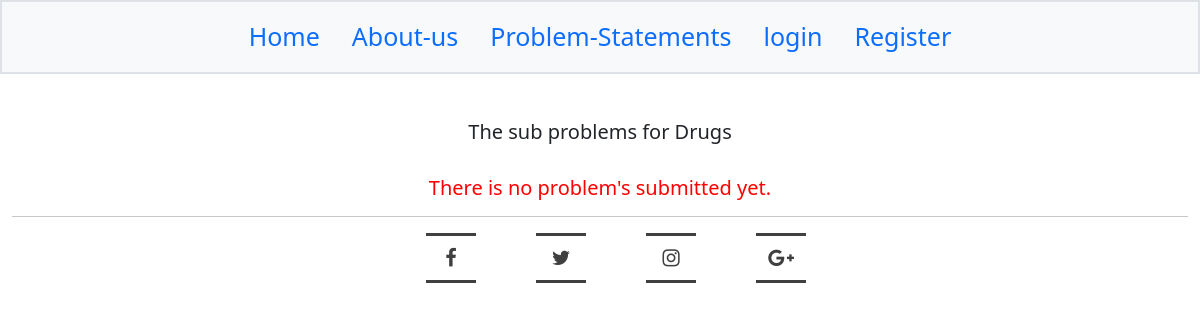
The app's page /problem_statements/2/view-problems/, older data.
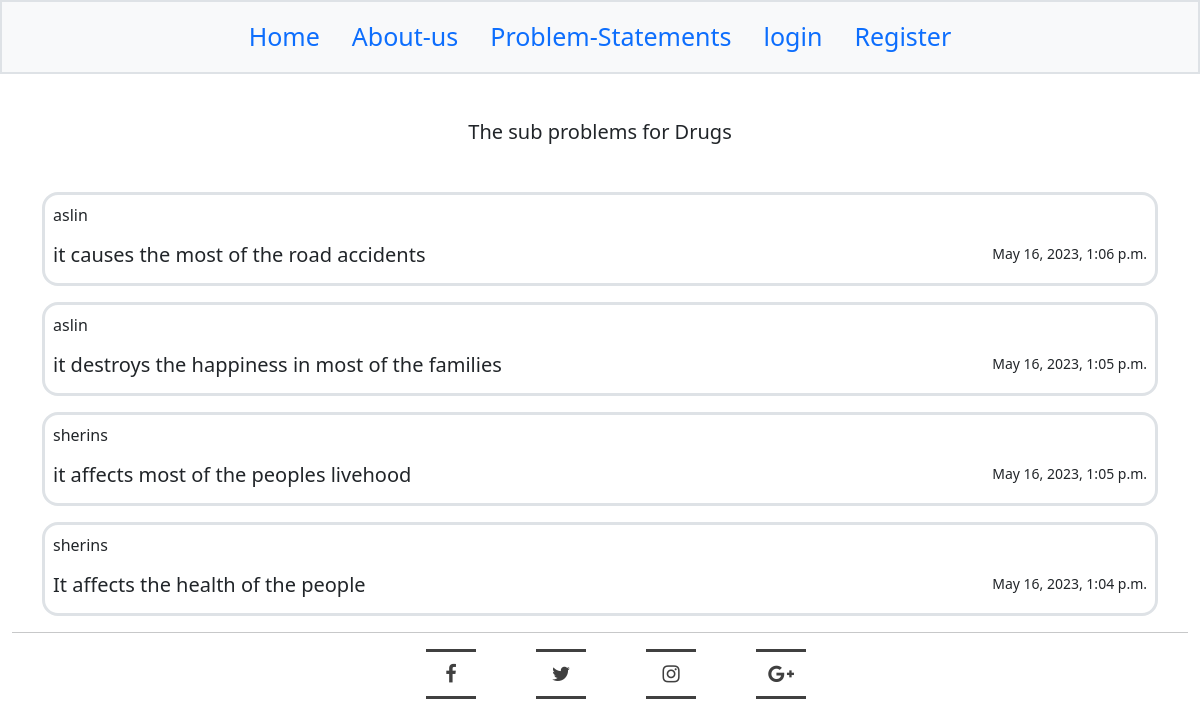
The same page, newer data.
### nation_book/models.py (models this page shows, shortened)
class SmallProblems(models.Model):
    body=models.TextField(default='')
    time=models.DateTimeField(auto_now_add=True)
    post=models.ForeignKey(ProblemStatement,on_delete=models.CASCADE)
    author=models.CharField(max_length=200)
    class Meta:
        ordering = ['-time']

### nation_book/views.py (the view)
# urls.py: path('problem_statements/<int:pk>/view-problems/',views.view_problems,name='view_problems'),
def view_problems(request,pk):
    comments=SmallProblems.objects.filter(post=pk)
    problem=ProblemStatement.objects.get(pk=pk)
    return render(request,'sub-problems.html',{'comments':comments,'problem':problem})

### nation_book/models.py (called while the page is built)
    def __str__(self):
        return self.problem_name

### nation_book/templates/sub-problems.html
{% extends 'base.html' %}
{% load static %}
{% block content %}
<br><br><br>
<div class="mt-5">
  <center><h5>The sub problems for  {{problem}}</h5></center><br>
  {% if comments|length == 0 %}
  <center><h5 style="color:red">There is no problem's submitted yet.</h5></center>
  {% else %}
  {% for comment in comments %}
  <div class="container mt-3">
    <div class="container p-2 border border-3 rounded-4">
      <p class="">{{comment.author}}</p>
      <small class="float-end">{{comment.time}}</small>
      <h5>{{comment.body}}</h5>
    </div>
  </div>
</div>
  {% endfor %}
{%endif%}
{% endblock %}

Row changes from the older to the newer data that the page shows:
added SmallProblems: author "aslin", time "May 16, 2023, 1:06 p.m.", body "it causes the most of the road accidents"
added SmallProblems: author "aslin", time "May 16, 2023, 1:05 p.m.", body "it destroys the happiness in most of the families"
added SmallProblems: author "sherins", time "May 16, 2023, 1:05 p.m.", body "it affects most of the peoples livehood"
added SmallProblems: author "sherins", time "May 16, 2023, 1:04 p.m.", body "It affects the health of the people"
Text that changed along with them:
text no longer shown: "There is no problem's submitted yet."
